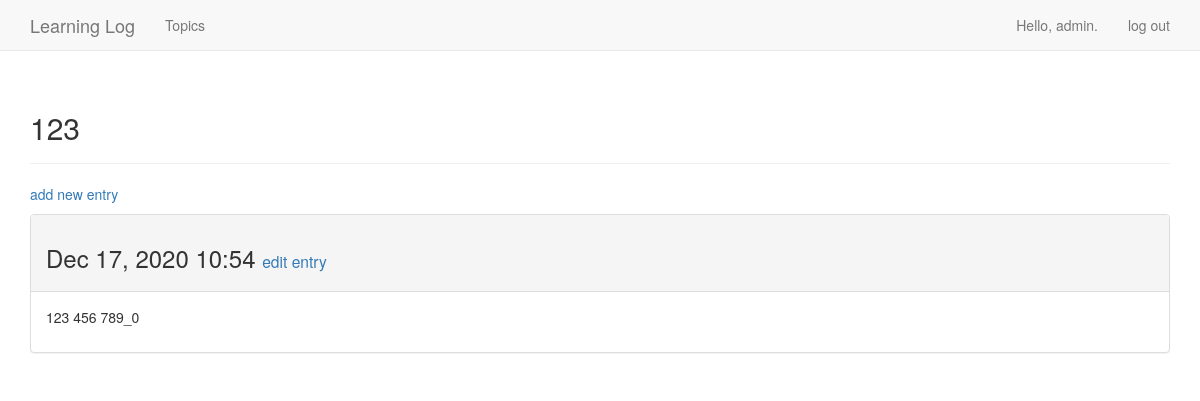
Before: /topics/6/ (signed in) with the older database file.
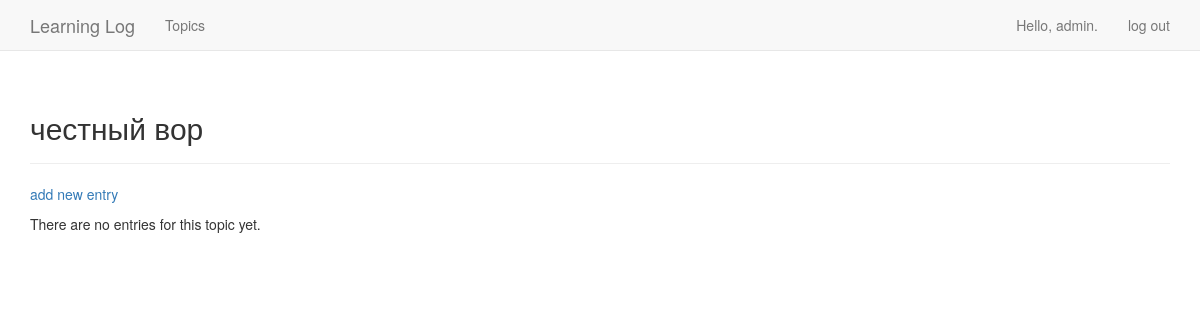
After: the same page with the newer database file.
### learning_logs/models.py (models this page shows, shortened)
class Topic(models.Model):
    text = models.CharField(max_length=200)
    date_added = models.DateTimeField(auto_now_add=True)
    owner = models.ForeignKey(User, on_delete=models.CASCADE)
    def __str__(self):
        return self.text

class Entry(models.Model):
    topic = models.ForeignKey(Topic, on_delete=models.CASCADE)
    text = models.TextField()
    date_added = models.DateTimeField(auto_now_add=True)
    class Meta:
        verbose_name_plural = 'entries'

### learning_logs/views.py (the view)
# urls.py: url(r'^topics/(?P<topic_id>\d+)/$', views.topic, name='topic'),
@login_required
def topic(request, topic_id):
    obj_topic = Topic.objects.get(id=topic_id)
    if obj_topic.owner != request.user:
        raise Http404
    entries = obj_topic.entry_set.order_by('-date_added')
    context = {'topic': obj_topic, 'entries': entries}
    return render(request, 'learning_logs/topic.html', context)

### learning_logs/templates/learning_logs/topic.html
{% extends 'learning_logs/base.html' %}
{% block header %}
    <h2>{{ topic }}</h2>
{% endblock header %}
{% block content %}
    <p>
        <a href="{% url 'new_entry' topic.id %}">add new entry</a>
    </p>
    {% for entry in entries %}
        <div class="panel panel-default">
            <div class="panel-heading">
                <h3>
                    {{ entry.date_added|date:'M d, Y H:i' }}
                    <small>
                        <a href="{% url 'edit_entry' entry.id %}">edit entry</a>
                    </small>
                </h3>
            </div>
            <div class="panel-body">
                {{ entry.text|linebreaks }}
            </div>
        </div>
        {% empty %}
        There are no entries for this topic yet.
    {% endfor %}
{% endblock content %}

Changed rows visible on the page:
no longer on this page (row edited): Entry: date_added "Dec 17, 2020 10:54", text "123 456 789_0"
changed Topic: text "123" → "честный вор"
Other visible differences:
text now shown: "There are no entries for this topic yet."
